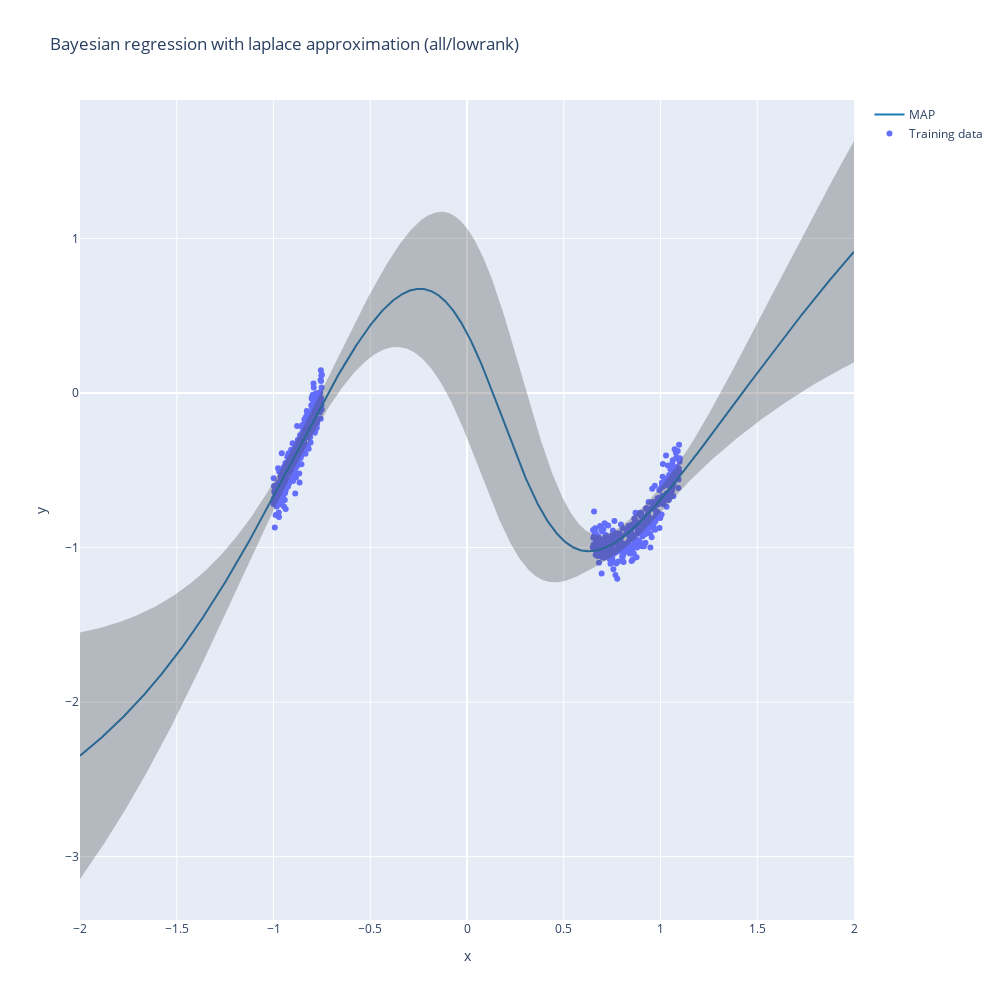

The code cell stored with this chart in its notebook:
### Code cell
la = experiment_btwn.train_la(model=model, dataloader=experiment_btwn.train_dataloader, subset_of_weights="all", hessian_structure="lowrank", sigma_noise=0.075)
experiment_la(la, X_tr=X_train, y_tr=y_train, X_te=X_test, title="Bayesian regression with laplace approximation (all/lowrank)")

### Figure 1 — Plotly figure (JSON) as saved in the notebook; plotly's stock layout.template omitted (floating-point values rounded to 4 significant figures; data arrays with more than 128 entries replaced by an {"elided": "..."} marker saying what was removed)
{"data": [{"mode": "markers", "name": "Training data", "type": "scatter", "x": {"elided": "670 float values"}, "y": {"elided": "670 float values"}}, {"line": {"color": "rgb(31, 119, 180)"}, "mode": "lines", "name": "MAP", "type": "scatter", "x": {"elided": "1000 float values"}, "y": {"elided": "1000 float values"}}, {"line": {"width": 0}, "marker": {"color": "#444"}, "mode": "lines", "name": "Upper Bound", "showlegend": false, "type": "scatter", "x": {"elided": "1000 float values"}, "y": {"elided": "1000 float values"}}, {"fill": "tonexty", "fillcolor": "rgba(68, 68, 68, 0.3)", "line": {"width": 0}, "marker": {"color": "#444"}, "mode": "lines", "name": "Lower Bound", "showlegend": false, "type": "scatter", "x": {"elided": "1000 float values"}, "y": {"elided": "1000 float values"}}], "layout": {"autosize": false, "height": 1000, "hovermode": "x", "title": {"text": "Bayesian regression with laplace approximation (all/lowrank)"}, "width": 1000, "xaxis": {"title": {"text": "x"}}, "yaxis": {"title": {"text": "y"}}}}
